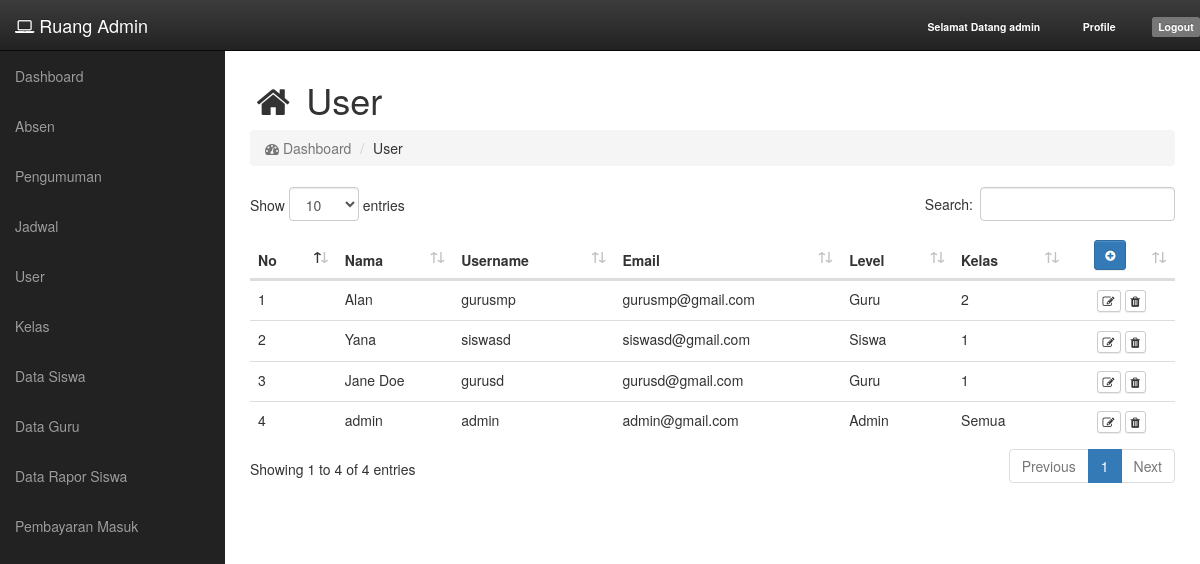
/user (signed in), run on an earlier commit of the app's database.
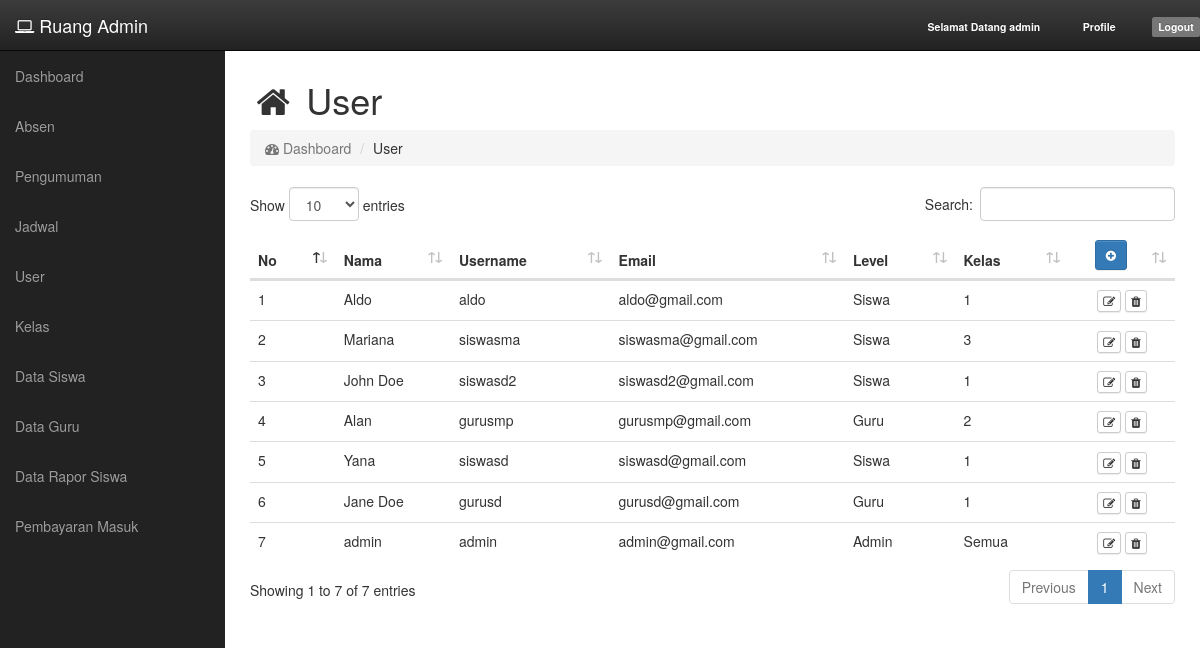
And on a later commit of the database.
### tables this page shows
CREATE TABLE `tb_guru` (
  `guru_id` int(11) NOT NULL,
  `guru_nip` varchar(255) DEFAULT NULL,
  `guru_nama` varchar(255) DEFAULT NULL,
  `guru_tmp_lahir` varchar(255) DEFAULT NULL,
  `guru_tgl_lahir` date DEFAULT NULL,
  `guru_jenis_kelamin` int(11) DEFAULT NULL,
  `guru_agama` varchar(255) DEFAULT NULL,
  `guru_alamat` text,
  `guru_nohp` varchar(255) DEFAULT NULL,
  `guru_foto` varchar(255) DEFAULT NULL,
  `guru_jenjang` int(11) DEFAULT NULL,
  `guru_jenjang_pendidikan` varchar(128) DEFAULT NULL,
  `guru_uid` int(11) DEFAULT NULL
);

CREATE TABLE `tb_user` (
  `id` int(11) NOT NULL,
  `username` varchar(255) DEFAULT NULL,
  `email` varchar(255) DEFAULT NULL,
  `password` varchar(255) DEFAULT NULL,
  `role` int(11) DEFAULT '0' COMMENT '1 = admin, 2 = guru, 3 = siswa'
);

CREATE TABLE `tb_siswa` (
  `siswa_id` int(11) NOT NULL,
  `siswa_nis` varchar(255) DEFAULT NULL,
  `siswa_nama` varchar(255) DEFAULT NULL,
  `siswa_tmp_lahir` varchar(255) DEFAULT NULL,
  `siswa_tgl_lahir` date DEFAULT NULL,
  `siswa_jenis_kelamin` int(11) DEFAULT NULL,
  `siswa_agama` varchar(255) DEFAULT NULL,
  `siswa_anak_ke` int(11) DEFAULT NULL,
  `siswa_alamat` text,
  `siswa_nama_ayah` varchar(255) DEFAULT NULL,
  `siswa_nama_ibu` varchar(255) DEFAULT NULL,
  `siswa_alamat_ortu` text,
  `siswa_nohp_ortu` varchar(255) DEFAULT NULL,
  `siswa_pekerjaan_ayah` varchar(255) DEFAULT NULL,
  `siswa_pekerjaan_ibu` varchar(255) DEFAULT NULL,
  `siswa_nama_wali` varchar(255) DEFAULT NULL,
  `siswa_nohp_wali` varchar(255) DEFAULT NULL,
  `siswa_alamat_wali` text,
  `siswa_pekerjaan_wali` varchar(255) DEFAULT NULL,
  `siswa_jenjang` int(11) DEFAULT NULL,
  `siswa_kelas` int(11) DEFAULT NULL,
  `siswa_semester` varchar(255) DEFAULT NULL,
  `siswa_foto` varchar(255) DEFAULT NULL,
  `siswa_uid` int(11) DEFAULT NULL
);

### app/core/Controller.php (called while the page is built, shortened)
<?php
class Controller {
	public function view($view, $data = []) {
		require_once 'app/views/' . $view . '.php';
	}
}

### app/controllers/User.php (called while the page is built, shortened)
<?php
class User extends Controller {
	public function __construct() {
		$this->User_model = $this->model('User_model');
	}
	public function index() {
		$data['user'] = $this->User_model->get_all();
		$this->view('user/v_user', $data);
	}
}

### app/core/App.php (called while the page is built, shortened)
<?php
class App {
  protected $method = 'index';
  protected $params = [];
  public function __construct() {
    $this->controller = new $this->controller;
    call_user_func_array([$this->controller, $this->method], $this->params);
  }
}

### index.php (called while the page is built, shortened)
<?php
$app = new App;

### app/helpers/eda_helper.php (called while the page is built, shortened)
<?php
if (!function_exists('base_url')) {
	function base_url($atRoot=FALSE, $atCore=FALSE, $parse=FALSE){
		if (isset($_SERVER['HTTP_HOST'])) {
			$http = isset($_SERVER['HTTPS']) && strtolower($_SERVER['HTTPS']) !== 'off' ? 'https' : 'http';
			$hostname = $_SERVER['HTTP_HOST'];
			$dir = str_replace(basename($_SERVER['SCRIPT_NAME']), '', $_SERVER['SCRIPT_NAME']);
			$core = preg_split('@/@', str_replace($_SERVER['DOCUMENT_ROOT'], '', realpath(dirname(__FILE__))), NULL, PREG_SPLIT_NO_EMPTY);
			$core = $core[0];
			$tmplt = $atRoot ? ($atCore ? "%s://%s/%s/" : "%s://%s/") : ($atCore ? "%s://%s/%s/" : "%s://%s%s");
			$end = $atRoot ? ($atCore ? $core : $hostname) : ($atCore ? $core : $dir);
			$base_url = sprintf( $tmplt, $http, $hostname, $end );
		}
		else $base_url = 'http://localhost/';
		return $base_url;
	}
}

### app/core/Model.php (called while the page is built, shortened)
<?php
class Model {
	private $host = DB_HOST;
	private $user = DB_USER;
	private $pass = DB_PASS;
	private $db_name = DB_NAME;
	private $dbh;
	private $stmt;
	public function __construct() {
		$dsn = 'mysql:host=' . $this->host . ';dbname=' . $this->db_name;
		$option = [
			PDO::ATTR_PERSISTENT => true,
			PDO::ATTR_ERRMODE => PDO::ERRMODE_EXCEPTION
		];
		try {
			$this->dbh = new PDO($dsn, $this->user, $this->pass, $option);
		} catch (PDOException $e) {
			die($e->getMessage());
		}
	}
	public function query($query) {
		$this->stmt = $this->dbh->prepare($query);
	}
	public function execute() {
		$this->stmt->execute();
	}
	public function result() {
		$this->execute();
		return $this->stmt->fetchAll(PDO::FETCH_ASSOC);
	}
}

### app/models/User_model.php (called while the page is built, shortened)
<?php
class User_model {
	private $table = 'tb_user';
	private $db;
	public function __construct() {
		$this->db = new Model;
	}
	public function get_all() {
		$this->db->query('SELECT guru_nama, guru_jenjang, siswa_nama, siswa_kelas, id, username, email, role, guru_jenjang, siswa_kelas FROM ' . $this->table . ' LEFT JOIN tb_guru ON guru_uid = id LEFT JOIN tb_siswa ON siswa_uid = id ORDER BY id DESC');
		$query = $this->db->result();
		foreach ($query as $key => $value) {
			if ($query[$key]['role'] == 1) {
				$query[$key]['nama'] = $query[$key]['username'];
				$query[$key]['level'] = 'Admin';
				$query[$key]['kelas'] = 'Semua';
			} else if ($query[$key]['role'] == 2) {
				$query[$key]['nama'] = $query[$key]['guru_nama'];
				$query[$key]['level'] = 'Guru';
				$query[$key]['kelas'] = $query[$key]['guru_jenjang'];
			} else if ($query[$key]['role'] == 3) {
				$query[$key]['nama'] = $query[$key]['siswa_nama'];
				$query[$key]['level'] = 'Siswa';
				$query[$key]['kelas'] = $query[$key]['siswa_kelas'];
			}
			unset($query[$key]['guru_nama']);
			unset($query[$key]['siswa_nama']);
		}
		return $query;
	}
}

### app/views/user/v_user.php (the view, shortened to what the changed rows need)
<link rel="stylesheet" href="<?php echo base_url(); ?>assets/plugins/datatables/css/dataTables.bootstrap4.min.css">
<link rel="stylesheet" href="<?php echo base_url(); ?>assets/plugins/datatables/css/buttons.dataTables.min.css">
<div id="page-wrapper">
	<div class="container-fluid">
		<div class="row">
			<div class="col-md-12">
				<h1><i class="fa fa-home fa-fw"></i> User</h1>
			</div>
		</div>
		<div class="row">
			<div class="col-md-12">
				<div class="table-responsive">
					<table id="tblUser" class="table table-borered table-hover">
						<thead>
							<tr>
								<th>No</th>
								<th>Nama</th>
								<th>Username</th>
								<th>Email</th>
								<th>Level</th>
								<th>Kelas</th>
								<th class="text-center">
									<button class="btn btn-primary btn-sm" data-toggle="modal" data-target="#modalAdd"><i class="fa fa-plus-circle"></i></button>
								</th>
							</tr>
						</thead>
						<tbody>
							<?php foreach($data['user'] as $key => $user) : ?>
								<tr>
									<td><?php echo $key + 1; ?></td>
									<td class="<?php echo (isset($user['nama']) ? '' : 'text-muted'); ?>">
										<?php echo (isset($user['nama']) ? $user['nama'] : 'Belum dilengkapi'); ?>
									</td>
									<td><?php echo $user['username']; ?></td>
									<td><?php echo $user['email']; ?></td>
									<td><?php echo $user['level']; ?></td>
									<td class="<?php echo (isset($user['kelas']) ? '' : 'text-muted'); ?>">
										<?php echo (isset($user['kelas']) ? $user['kelas'] : 'Belum dilengkapi'); ?>
									</td>
									<td class="text-center">
										<button class="btn btn-xs btn-default" data-id="<?php echo $user['id']; ?>" onclick="edit(this)"><i class="fa fa-edit"></i></button>
										<button class="btn btn-xs btn-default" data-id="<?php echo $user['id']; ?>" onclick="hapus(this)"><i class="fa fa-trash"></i></button>
									</td>
								</tr>
							<?php endforeach; ?>
						</tbody>
					</table>
				</div>
			</div>
		</div>
	</div>
</div>

What changed in the data, as far as the page shows it:
added tb_siswa: siswa_nama "Aldo", siswa_uid.username "aldo", siswa_uid.email "aldo@gmail.com", level "Siswa", kelas "1"
added tb_siswa: siswa_nama "Mariana", siswa_uid.username "siswasma", siswa_uid.email "siswasma@gmail.com", level "Siswa", kelas "3"
added tb_siswa: siswa_nama "John Doe", siswa_uid.username "siswasd2", siswa_uid.email "siswasd2@gmail.com", level "Siswa", kelas "1"
Also different on the page:
text written by a page script: "Show entries Search: Showing 1 to 4 of 4 entries Previous 1 Next" → "Show entries Search: Showing 1 to 7 of 7 entries Previous 1 Next"
